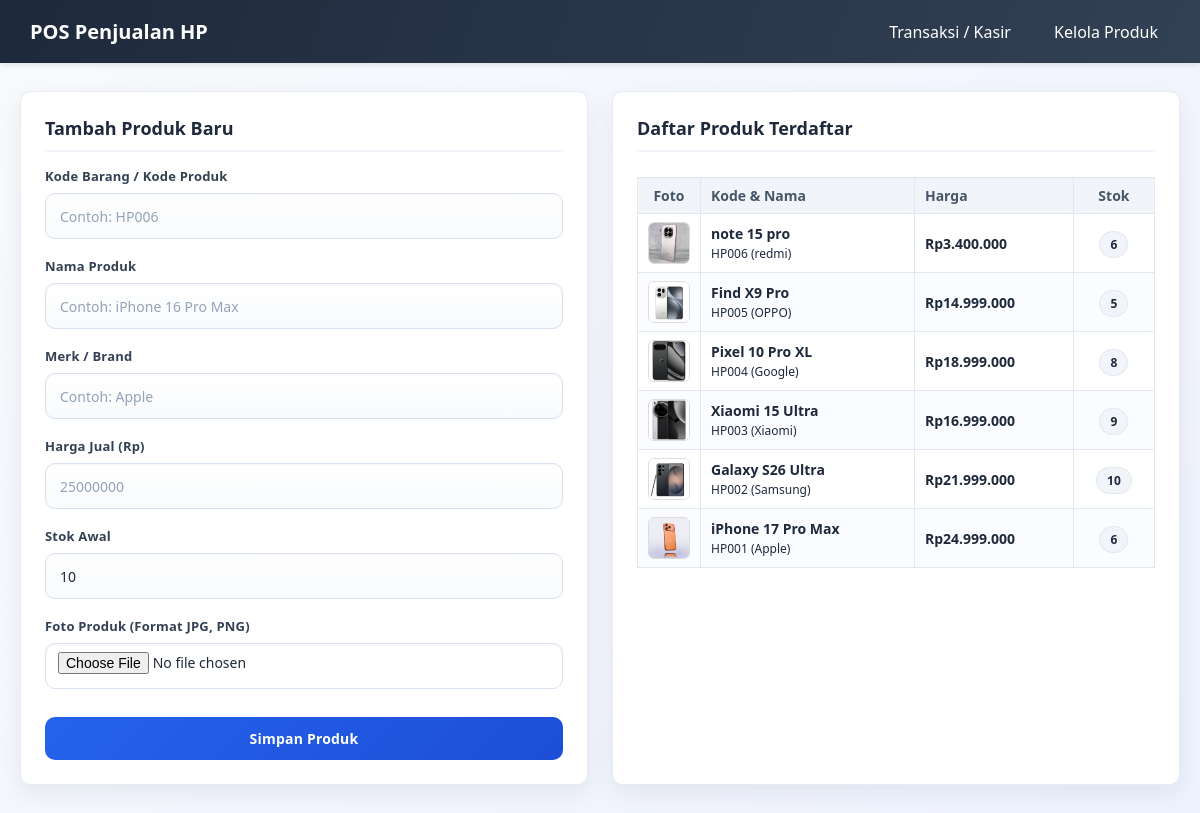
Screenshot of /tambah_produk.php with the database file from the repository.
### tables this page shows
CREATE TABLE IF NOT EXISTS `produk` (
  `id_produk` bigint unsigned NOT NULL AUTO_INCREMENT,
  `kode_produk` varchar(30) NOT NULL,
  `nama_produk` varchar(150) NOT NULL,
  `merk` varchar(50) NOT NULL,
  `kategori` varchar(50) NOT NULL DEFAULT 'HP Flagship',
  `harga` decimal(15,2) NOT NULL,
  `stok` int NOT NULL DEFAULT '0',
  `created_at` timestamp NULL DEFAULT NULL,
  `updated_at` timestamp NULL DEFAULT NULL,
  `gambar` varchar(255) DEFAULT 'default.png',
  PRIMARY KEY (`id_produk`),
  UNIQUE KEY `kode_produk` (`kode_produk`)
);

### tambah_produk.php (the view, shortened to what this page needs)
<?php
require_once 'config/database.php';
?>
<!DOCTYPE html>
<html lang="id">
<head>
    <link rel="stylesheet" href="style.css">
</head>
<body>
<header>
    <h1>POS Penjualan HP</h1>
    <nav>
        <a href="index.php">Transaksi / Kasir</a>
        <a href="tambah_produk.php" class="active">Kelola Produk</a>
    </nav>
</header>
<div class="container">
    <div class="grid">
        <div class="card">
            <h2>Tambah Produk Baru</h2>
            <form method="POST" enctype="multipart/form-data">
                <div class="form-group">
                    <label>Kode Barang / Kode Produk</label>
                    <input type="text" name="kode_produk" placeholder="Contoh: HP006" required>
                </div>
                <div class="form-group">
                    <label>Nama Produk</label>
                    <input type="text" name="nama_produk" placeholder="Contoh: iPhone 16 Pro Max" required>
                </div>
                <div class="form-group">
                    <label>Merk / Brand</label>
                    <input type="text" name="merk" placeholder="Contoh: Apple" required>
                </div>
                <div class="form-group">
                    <label>Harga Jual (Rp)</label>
                    <input type="number" name="harga" placeholder="25000000" required>
                </div>
                <div class="form-group">
                    <label>Stok Awal</label>
                    <input type="number" name="stok" value="10" min="1" required>
                </div>
                <div class="form-group">
                    <label>Foto Produk (Format JPG, PNG)</label>
                    <input type="file" name="gambar" accept="image/*" style="padding: 8px 12px; background: #ffffff;">
                </div>
                <button type="submit" name="simpan" class="btn btn-primary" style="width: 100%; margin-top: 10px;">Simpan Produk</button>
            </form>
        </div>
        <div class="card">
            <h2>Daftar Produk Terdaftar</h2>
            <div class="table-responsive" style="max-height: 540px; overflow-y: auto;">
                <table>
                    <thead style="position: sticky; top: 0; z-index: 10;">
                        <tr>
                            <th style="width: 60px; text-align: center;">Foto</th>
                            <th>Kode & Nama</th>
                            <th>Harga</th>
                            <th style="text-align: center;">Stok</th>
                        </tr>
                    </thead>
                    <tbody>
                        <?php
                        $list_produk = mysqli_query($conn, "SELECT * FROM produk ORDER BY id_produk DESC");
                        while ($p = mysqli_fetch_assoc($list_produk)):
                            $img = !empty($p['gambar']) ? $p['gambar'] : 'default.png';
                        ?>
                        <tr>
                            <td style="text-align: center;">
                                <img src="uploads/<?= htmlspecialchars($img); ?>" class="img-thumb" style="margin: 0 auto;" onerror="this.src='https://via.placeholder.com/45?text=No+Img'">
                            </td>
                            <td>
                                <b style="color: var(--text-main); font-size: 0.875rem;"><?= htmlspecialchars($p['nama_produk']); ?></b><br>
                                <small style="color: var(--text-muted); font-size: 0.75rem; font-weight: 500;"><?= htmlspecialchars($p['kode_produk']); ?> (<?= htmlspecialchars($p['merk']); ?>)</small>
                            </td>
                            <td style="font-weight: 600; color: var(--text-main);">Rp<?= number_format($p['harga'], 0, ',', '.'); ?></td>
                            <td style="text-align: center;">
                                <span style="background: #f1f5f9; color: var(--text-main); padding: 4px 10px; border-radius: 20px; font-weight: 600; font-size: 0.75rem; border: 1px solid var(--border);">
                                    <?= $p['stok']; ?>
                                </span>
                            </td>
                        </tr>
                        <?php endwhile; ?>
                    </tbody>
                </table>
            </div>
        </div>
    </div>
</div>
</body>
</html>

### style.css (style rules this page uses)
* { box-sizing: border-box; font-family: 'Segoe UI', Tahoma, Geneva, Verdana, sans-serif; margin: 0; padding: 0; }
:root { --primary: #2563eb; --primary-dark: #1d4ed8; --text: #1e293b; --muted: #64748b; --border: #e2e8f0; --surface: #ffffff; --radius: 10px; }
body { background: linear-gradient(135deg, #f8fafc 0%, #eef2ff 100%); color: var(--text); min-height: 100vh; }
header { background: linear-gradient(110deg, #1e293b, #334155); color: white; padding: 18px 30px; display: flex; justify-content: space-between; align-items: center; box-shadow: 0 2px 5px rgba(0,0,0,0.1); }
header h1 { font-size: 20px; }
header nav a { color: #fff; text-decoration: none; margin-left: 15px; font-weight: 500; padding: 6px 12px; border-radius: 4px; transition: background 0.2s; }
.container { padding: 28px 20px; max-width: 1200px; margin: 0 auto; }
.grid { display: flex; flex-wrap: wrap; gap: 24px; align-items: stretch; }
.grid > * { flex: 1 1 280px; min-width: 0; }
.card { background: var(--surface); padding: 24px; border: 1px solid rgba(226, 232, 240, .8); border-radius: var(--radius); box-shadow: 0 8px 24px rgba(15, 23, 42, .07); }
.card h2 { margin-bottom: 15px; font-size: 18px; border-bottom: 2px solid #f1f5f9; padding-bottom: 10px; }
.form-group { margin-bottom: 18px; }
.form-group label { display: block; margin-bottom: 8px; font-weight: 700; font-size: 13px; letter-spacing: 0.2px; color: #334155; }
.form-group input, .form-group select { width: 100%; min-height: 46px; padding: 12px 14px; border: 1px solid #d8e1ee; border-radius: 10px; font-size: 14px; color: var(--text); background: linear-gradient(180deg, #ffffff 0%, #f8fafc 100%); box-shadow: inset 0 1px 2px rgba(15, 23, 42, 0.04); transition: border-color .2s ease, box-shadow .2s ease, transform .2s ease; }
.form-group input::placeholder { color: #94a3b8; }
.btn { padding: 12px 18px; border: none; border-radius: 10px; cursor: pointer; font-weight: 700; text-decoration: none; display: inline-block; font-size: 14px; text-align: center; letter-spacing: 0.2px; transition: transform .2s ease, box-shadow .2s ease, background .2s ease, opacity .2s ease; }
.btn-primary { background: linear-gradient(135deg, #2563eb, #1d4ed8); color: white; }
table { width: 100%; border-collapse: collapse; margin-top: 10px; font-size: 14px; background: #fff; }
table th, table td { border: 1px solid #e2e8f0; padding: 8px 10px; text-align: left; }
table th { background: #f1f5f9; color: #475569; font-weight: 700; }
table tr:nth-child(even) td { background: #fafcff; }
.img-thumb { width: 42px; height: 42px; max-width: 42px; max-height: 42px; object-fit: cover; display: block; border-radius: 6px; border: 1px solid #ddd; }
img { max-width: 100%; height: auto; object-fit: contain; }

### rows the page displays
produk: gambar (picture), nama_produk "note 15 pro", kode_produk "HP006", merk "redmi", harga "3.400.000", stok "6"
produk: gambar (picture), nama_produk "Find X9 Pro", kode_produk "HP005", merk "OPPO", harga "14.999.000", stok "5"
produk: gambar (picture), nama_produk "Pixel 10 Pro XL", kode_produk "HP004", merk "Google", harga "18.999.000", stok "8"
produk: gambar (picture), nama_produk "Xiaomi 15 Ultra", kode_produk "HP003", merk "Xiaomi", harga "16.999.000", stok "9"
produk: gambar (picture), nama_produk "Galaxy S26 Ultra", kode_produk "HP002", merk "Samsung", harga "21.999.000", stok "10"
produk: gambar (picture), nama_produk "iPhone 17 Pro Max", kode_produk "HP001", merk "Apple", harga "24.999.000", stok "6"
